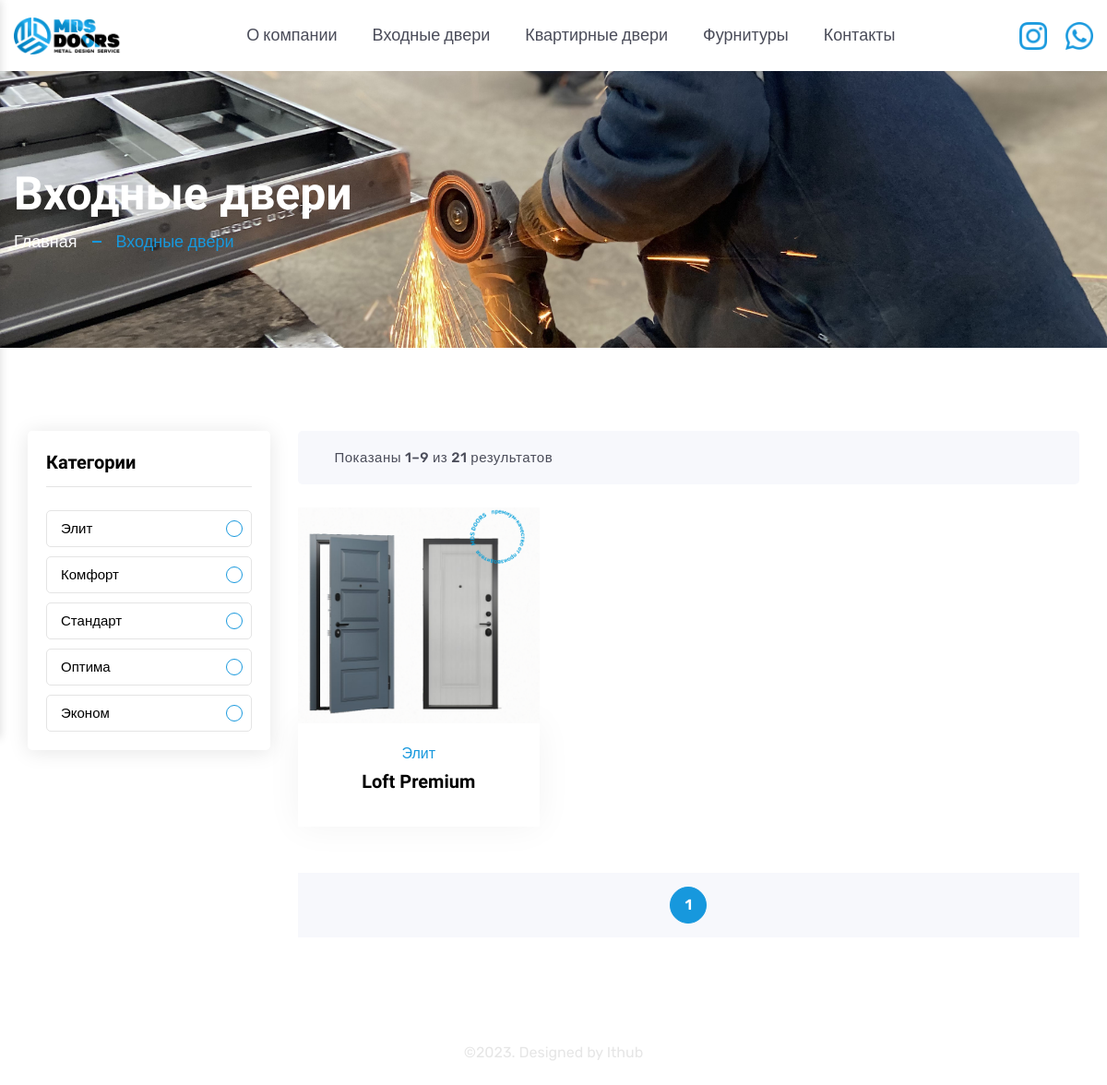
The app's page /vhodnoy, older data.
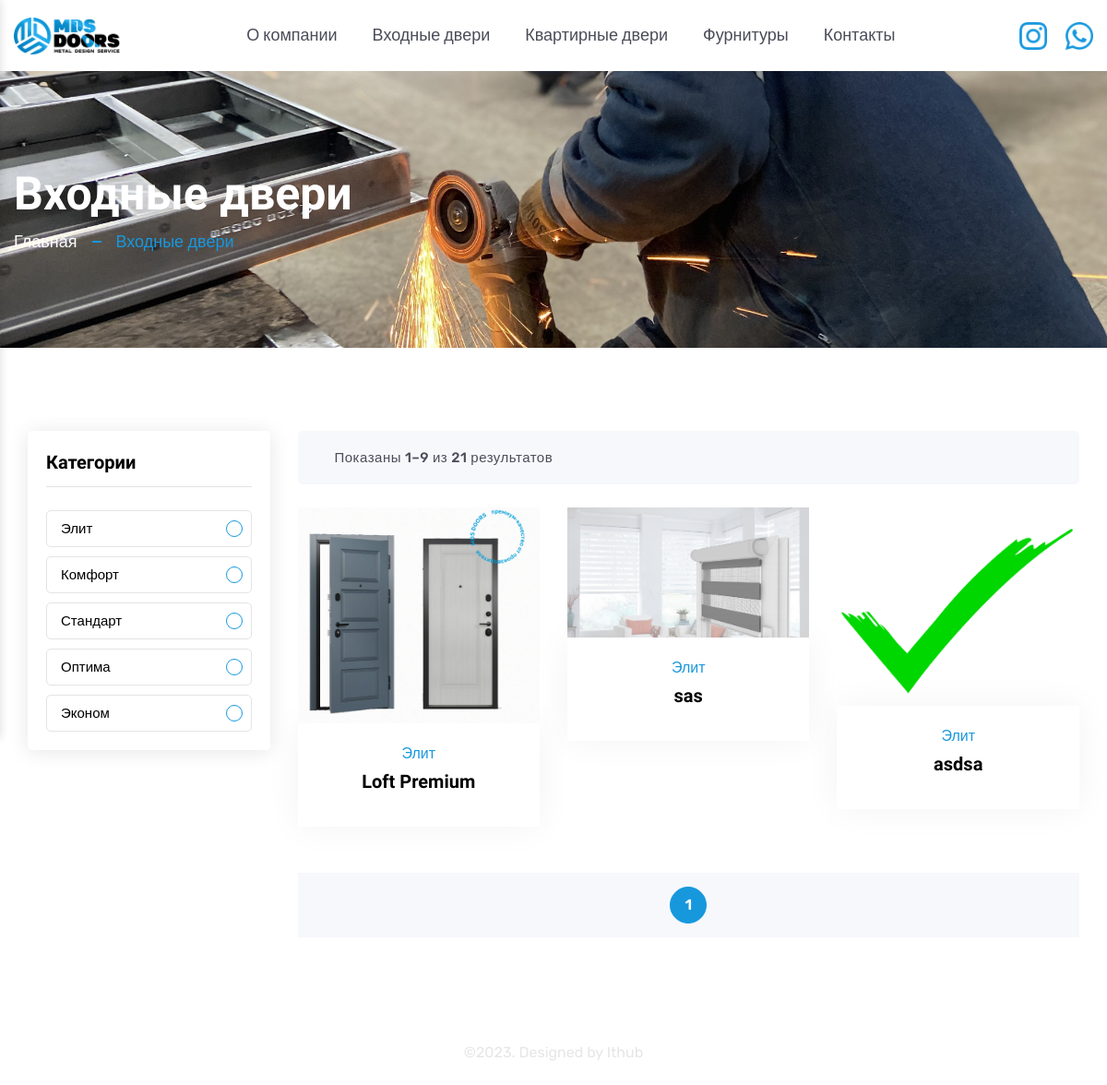
The same page, newer data.
### main/models.py (models this page shows, shortened)
class Category(models.Model):
    logo = models.ImageField(upload_to='upload', blank=True)
    title = models.CharField(max_length=300, blank=True)
    status = models.IntegerField(default=1,blank=True) #1 vhodnoy 2 kvartira 3 furnitura

class Tovar(models.Model):
    logo1 = models.ImageField(upload_to='upload', blank=True)
    logo2= models.ImageField(upload_to='upload', blank=True)
    logo3 = models.ImageField(upload_to='upload', blank=True)
    logo4 = models.ImageField(upload_to='upload', blank=True)
    title = models.CharField(max_length=300, blank=True)
    pokritiya_metalla = models.TextField(max_length=500, blank=True)
    narujniy_panel = models.TextField(max_length=500, blank=True)
    vnutnennit_panel = models.TextField(max_length=500, blank=True)
    osnovnoy_zamok = models.TextField(max_length=500, blank=True)
    dop_zamok = models.TextField(max_length=500, blank=True)
    furnitura = models.TextField(max_length=500, blank=True)
    dop_info = models.TextField(max_length=500, blank=True)
    cat = models.ForeignKey(Category,on_delete=models.CASCADE,null=True,blank=True)
    status = models.IntegerField(default=0, blank=True)

### main/views.py (the view, shortened to what this page needs)
# urls.py: path('vhodnoy', VhodnoyHandler),
def VhodnoyHandler(request):
    cats = Category.objects.filter(status=1)
    products = Tovar.objects.filter(cat__status=1)
    st = 1
    active_cats = request.GET.getlist('active_cat', [])
    print('*****'*100)
    print(active_cats)
    active_cats = [int(i) for i in active_cats]
    if active_cats:
        new_goods = []
        for g in products:
            if g.cat.id in active_cats:
                new_goods.append(g)
        products = new_goods
    total = len(products)
    limit = 12
    current_page = int(request.GET.get('page', 1))
    pages_count = ceil(total / limit)
    pages = range(1, pages_count + 1)
    stop = current_page * limit
    start = stop - limit
    prev_page = current_page - 1
    next_page = None
    if current_page < pages_count:
        next_page = current_page + 1
    return render(request, 'shop-right-sidebar.html', {
        'cats': cats,
        'products': products[start:stop],
        'st': st,
        'pages': pages,
        'current_page': current_page,
        'stop': stop,
        'start': start,
        'total': total,
        'prev_page': prev_page,
        'next_page': next_page,
        'active_cats': active_cats,
    })

### template/shop-right-sidebar.html (shortened to what this page needs)
{% extends 'base.html' %}
{% block content %}
    <main class="main__content_wrapper">
        <section class="breadcrumb__section breadcrumb__bg" style="background:url(/static/q2.jpg);background-size:cover;background-position:center">
            <div class="container">
                <div class="row row-cols-1">
                    <div class="col">
                        <div class="breadcrumb__content">
                            {% if st == 1 %}
                            <h1 class="breadcrumb__content--title mb-10" style="color:white">Входные двери</h1>
                            {% elif st == 2 %}
                            <h1 class="breadcrumb__content--title mb-10" style="color:white">Квартирные двери</h1>
                            {% elif st == 3 %}
                            <h1 class="breadcrumb__content--title mb-10" style="color:white">Фурнитуры</h1>
                            {% endif %}
                            <ul class="breadcrumb__content--menu d-flex">
                                <li class="breadcrumb__content--menu__items"><a href="/" style="color:white">Главная</a></li>
                                {% if st == 1 %}
                                <li class="breadcrumb__content--menu__items"><span class="text__secondary">Входные двери</span></li>
                                {% elif st == 2 %}
                                <li class="breadcrumb__content--menu__items"><span class="text__secondary">Квартирные двери</span></li>
                                {% elif st == 3 %}
                                <li class="breadcrumb__content--menu__items"><span class="text__secondary">Фурнитуры</span></li>
                                {% endif %}
                            </ul>
                        </div>
                    </div>
                </div>
            </div>
        </section>
        <section class="shop__section section--padding">
            <div class="container-fluid">
                <div class="row">
                    <div class="col-xl-3 col-lg-4">
                        <div class="shop__sidebar--widget widget__area d-none d-lg-block">
                             <form class="single__widget widget__bg">
                <h2 class="widget__title position__relative h3">Категории</h2>
                <ul class="widget__form--check">
                    {% for cat in cats %}
                    <li class="widget__form--check__list">
                        <label class="widget__form--check__label" for="check{{cat.id}}">{{ cat.title }}</label>
                        <span class="widget__form--checkmark"></span>
                    </li>
                    {% endfor %}
                </ul>
            </form>
                        </div>
                    </div>
                    <div class="col-xl-9 col-lg-8">
                        <div class="shop__header bg__gray--color d-flex align-items-center justify-content-between mb-30">
                            <p class="product__showing--count">Показаны 1–9 из 21 результатов</p>
                        </div>
                        <div class="shop__product--wrapper">
                            <div class="tab_content">
                                <div id="product_grid" class="tab_pane active show">
                                    <div class="product__section--inner product__grid--inner">
                                        <div class="row row-cols-xl-3 row-cols-lg-2 row-cols-md-3 row-cols-2 mb--n30">
                                            {% for pr in products %}
                                            <div class="col custom-col-2 mb-30">
                                                <article class="product__card">
                                                    <div class="product__card--thumbnail product__swiper--column1 swiper">
                                                        <div class="swiper-wrapper">
                                                            <div class="swiper-slide">
                                                                <a class="product__card--thumbnail__link display-block" href="/product/{{ pr.id}}">
                                                                    <img class="product__card--thumbnail__img product__primary--img display-block" src="/media/{{ pr.logo1 }}" alt="product-img">
                                                                </a>
                                                            </div>
                                                        </div>
                                                    </div>
                                                    <div class="product__card--content text-center">
                                                        <span class="product__card--meta__tag">{{ pr.cat.title }}</span>
                                                        <h3 class="product__card--title"><a href="/product/{{ pr.id }}">{{ pr.title }} </a></h3>
                                                    </div>
                                                </article>
                                            </div>
                                            {% endfor %}
                                        </div>
                                    </div>
                                </div>
                            </div>
                            <div class="pagination__area bg__gray--color">
                                <nav class="pagination justify-content-center">
                                    <ul class="pagination__wrapper d-flex align-items-center justify-content-center">
                                        {% for p in pages %}
                                        <li class="pagination__list"><a href="/{% if st == 1 %}vhodnoy{% elif st == 2 %}kvartira{% elif st == 3 %}furnitur{% endif %}?page={{ p }}&active_cat={{active_cats|join:"&active_cat="}}" class=" {% if current_page == p %} pagination__item--current {% endif %} pagination__item link">{{p}}</a></li>
                                        {% endfor %}
                                    </ul>
                                </nav>
                            </div>
                        </div>
                    </div>
                </div>
            </div>
        </section>
    </main>
  {%endblock %}

### template/base.html (shortened to what this page needs)
<!doctype html>
<html lang="en">
<head>
  <link rel="stylesheet" href="/static/css/plugins/swiper-bundle.min.css">
  <link rel="stylesheet" href="/static/css/plugins/glightbox.min.css">
  <link rel="stylesheet" href="/static/css/vendor/bootstrap.min.css">
  <link rel="stylesheet" href="/static/css/style.css">
</head>
<body>
    <header class="header__section">
        <div class="main__header position__relative header__sticky">
            <div class="container">
                <div class="main__header--inner d-flex justify-content-between align-items-center">
                    <div class="main__logo">
                        <h1 class="main__logo--title"><a class="main__logo--link" href="/"><img class="main__logo--img" src="/static/logo.png" style="height: 40px;" alt="logo-img"></a></h1>
                    </div>
                    <div class="header__menu d-none d-lg-block">
                        <nav class="header__menu--navigation">
                            <ul class="d-flex">
                                <li class="header__menu--items">
                                    <a class="header__menu--link" href="/about">О компании</a>
                                </li>
                                <li class="header__menu--items">
                                    <a class="header__menu--link" href="/vhodnoy">Входные двери </a>
                                </li>
                                <li class="header__menu--items">
                                    <a class="header__menu--link" href="/kvartira">Квартирные двери </a>
                                </li>
                                <li class="header__menu--items">
                                    <a class="header__menu--link" href="/furnitur">Фурнитуры </a>
                                </li>
                                <li class="header__menu--items">
                                    <a class="header__menu--link" href="/contact">Контакты </a>
                                </li>
                            </ul>
                        </nav>
                    </div>
                    <div class="header__account">
                        <ul class="d-flex">
                            <li class="header__account--items">
                                <a class="header__account--btn" href="/" >
                                    <img src="/static/instagram.png" style="width:30px">
                                </a>
                            </li>
                            <li class="header__account--items">
                                <a class="header__account--btn minicart__open--btn" href="/" >
                                    <img src="/static/whatsapp.png" style="width:30px">
                                </a>
                            </li>
                        </ul>
                    </div>
                </div>
            </div>
        </div>
    </header>
         {% block content %}
    {% endblock %}
    <footer class="footer__section footer__bg" style="background-image:url(https://risingtheme.com/html/rokon-demo/rokon/assets/img/other/footer-bg.webp)">
        <div class="container">
            <div class="footer__bottom d-flex justify-content-center align-items-center" >
                <p class="copyright__content  m-0 ">©2023. Designed  by  <a class="copyright__content--link" href="https://www.instagram.com/ithub.kz/">Ithub</a></p>
            </div>
        </div>
    </footer>
</body>
</html>

Row changes from the older to the newer data that the page shows:
added Tovar: logo1 (picture), cat "Элит", title "sas"
added Tovar: logo1 (picture), cat "Элит", title "asdsa"
